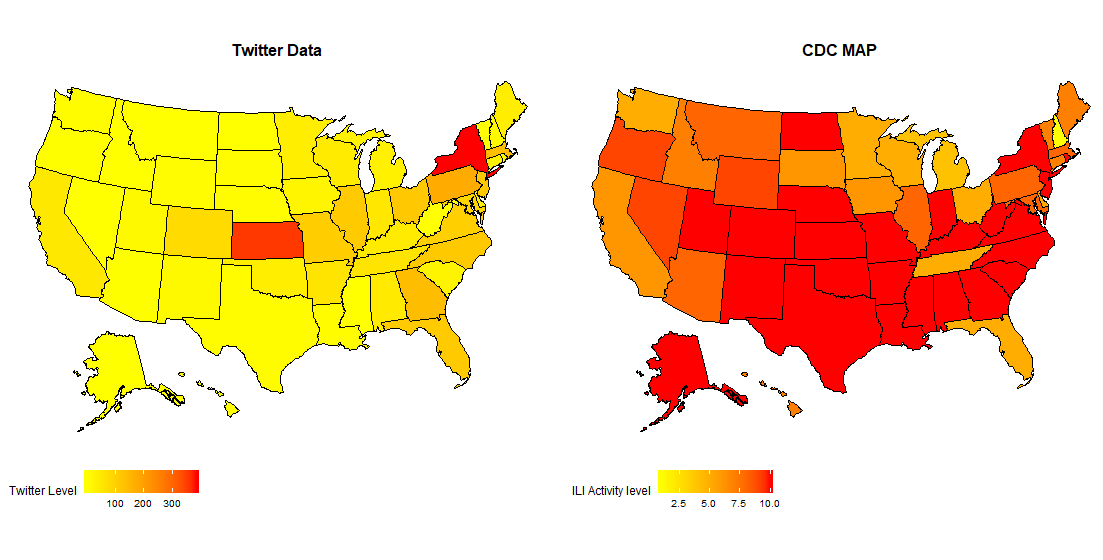

The script that drew this image:
library("ggmap")
library("maptools")
library(ggplot2)
library(usmap)
#install.packages(gridExtra)
require(gridExtra)

final_data<-as.data.frame(read.csv(file.choose()))
heatmp_cp<-as.data.frame(read.csv(file.choose()))
twts_states <- tolower(final_data$states_col)
twts_table <- as.data.frame(table(twts_states, exclude=NA))
names(twts_table) <- c("state", "tweets")
us_map<-plot_usmap("state", data = twts_table, values = "tweets") +
  ggplot2::scale_fill_gradient("Twitter Level",low = "yellow", high = "red",na.value="yellow")+
  theme(legend.position = "bottom", plot.title = element_text(hjust=0.5, size=12, face="bold"))+
  ggtitle("Twitter Data")

#use heatmap_us.csv data

heatmp_cp$level<-as.integer(gsub("[^0-9\\.]", "", heatmp_cp$ACTIVITY.LEVEL))
twotable_co <- data.frame(state = tolower(heatmp_cp$STATENAME), data=heatmp_cp$level)
cdc_map<-plot_usmap("state", data = twotable_co, values = "data") +
  ggplot2::scale_fill_gradient("ILI Activity level",low = "yellow", high = "red",na.value="yellow")+
  theme(legend.position = "bottom", plot.title = element_text(hjust=0.5, size=12, face="bold"))+
  ggtitle("CDC MAP")
grid.arrange(us_map,cdc_map, ncol=2)
